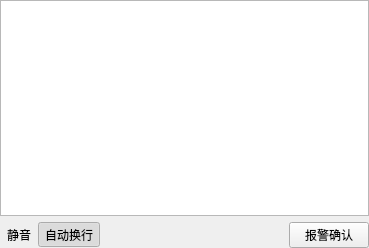
<?xml version="1.0" encoding="UTF-8"?>
<ui version="4.0">
 <class>MessageWidget</class>
 <widget class="QWidget" name="MessageWidget">
  <property name="geometry">
   <rect>
    <x>0</x>
    <y>0</y>
    <width>369</width>
    <height>248</height>
   </rect>
  </property>
  <property name="windowTitle">
   <string>消息</string>
  </property>
  <layout class="QVBoxLayout" name="verticalLayout">
   <property name="margin">
    <number>0</number>
   </property>
   <item>
    <widget class="QListView" name="view">
     <property name="wordWrap">
      <bool>true</bool>
     </property>
    </widget>
   </item>
   <item>
    <layout class="QHBoxLayout" name="horizontalLayout">
     <property name="spacing">
      <number>0</number>
     </property>
     <item>
      <widget class="QToolButton" name="mute">
       <property name="text">
        <string>静音</string>
       </property>
       <property name="icon">
        <iconset resource="core.qrc">
         <normaloff>:/Resources/sound.png</normaloff>
         <normalon>:/Resources/mute.png</normalon>:/Resources/sound.png</iconset>
       </property>
       <property name="checkable">
        <bool>true</bool>
       </property>
       <property name="autoRaise">
        <bool>true</bool>
       </property>
      </widget>
     </item>
     <item>
      <widget class="QToolButton" name="wordWrap">
       <property name="text">
        <string>自动换行</string>
       </property>
       <property name="icon">
        <iconset resource="core.qrc">
         <normaloff>:/Resources/wordWrap.png</normaloff>:/Resources/wordWrap.png</iconset>
       </property>
       <property name="checkable">
        <bool>true</bool>
       </property>
       <property name="checked">
        <bool>true</bool>
       </property>
       <property name="autoRaise">
        <bool>true</bool>
       </property>
      </widget>
     </item>
     <item>
      <spacer name="horizontalSpacer">
       <property name="orientation">
        <enum>Qt::Horizontal</enum>
       </property>
       <property name="sizeHint" stdset="0">
        <size>
         <width>40</width>
         <height>20</height>
        </size>
       </property>
      </spacer>
     </item>
     <item>
      <widget class="QPushButton" name="confirm">
       <property name="text">
        <string>报警确认</string>
       </property>
      </widget>
     </item>
    </layout>
   </item>
  </layout>
 </widget>
 <tabstops>
  <tabstop>confirm</tabstop>
  <tabstop>mute</tabstop>
  <tabstop>view</tabstop>
 </tabstops>
 <resources>
  <include location="core.qrc"/>
 </resources>
 <connections/>
</ui>
